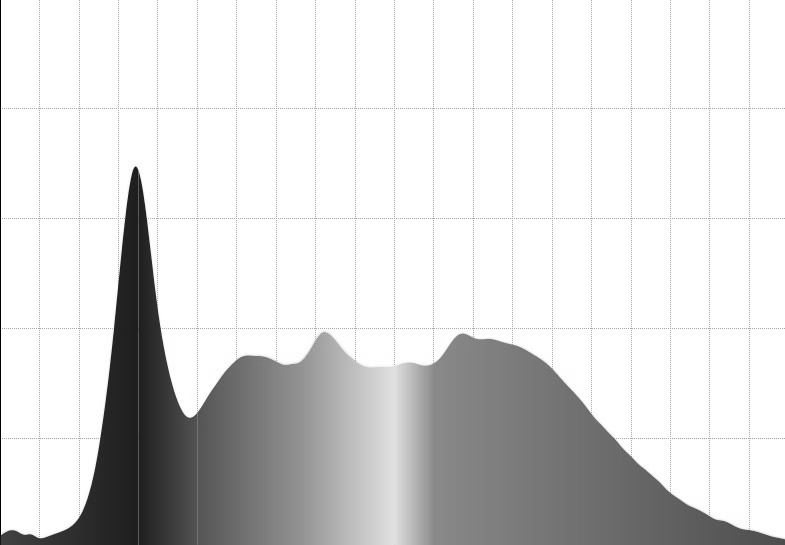
#> input picture Gri Resimler/5000.png, 785 x 545 px, found by its file name
$ python Resimkesmerbgbulma.py
#> lines starting #> are read from the running program, lines starting #| are printed output that depends on the picture
# -*- coding: utf-8 -*-
"""
Created on Sat Dec 10 17:08:41 2022

@author: rhaen
"""

import numpy as np
import sys
import os
import numpy as np
import pandas as pd
from PIL import Image
from pathlib import Path


im1 = Image.open("5000.png")
#> im1 is the input picture: PIL image 785x545 L; min 0, max 255, mean 218.6
img = np.array(im1)
im = im1.resize((499, 324))
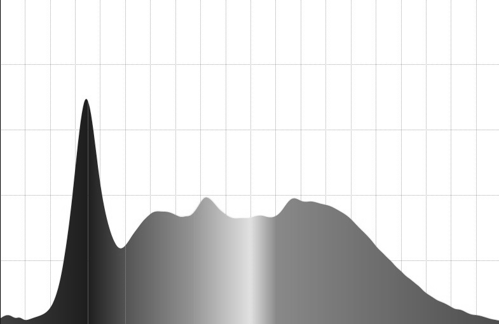
#> im: PIL image 499x324 L; min 17, max 255, mean 218.6

y=0
x=0
h=75
w=75

image_list = []

#while(x != im.size[0]):
#for x in range(0,im.size[0]):
while(x <= im.size[0]):
    y = 0
    while(y <=im.size[1]):
        #ymin, xmin, ymax, xmax
        l = (x) # ymin
        r = (x + w) # ymin + w
        t = (y) # xmin
        b = (y + h) # xmin + h


        #cropping
        img = im.crop((l,t,r,b))
        im1 = np.array(img)
        image_list.append(im1)

        #cropping save
        filename = 'savedImage' + str(x) +'_'+ str(y) + '.png'
        img.save("out_5000/" + filename)

        y += 83
        # height + kaydırma oranı
        print(y)
    x += 85
#> this loop made 6 passes
#> pass 1, `img.save("out_5000/" + filename)`:
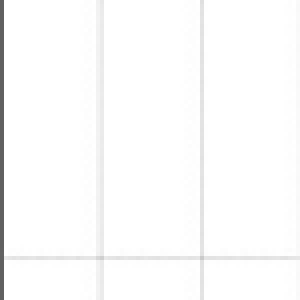
#> saved as savedImage0_0.png: PIL image 75x75 L (shown 4 times larger); min 96, max 255, mean 251.4
#> pass 1, `img.save("out_5000/" + filename)`:
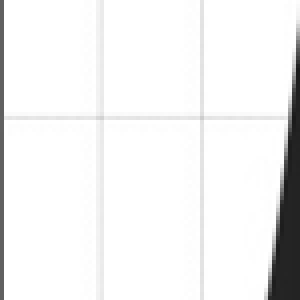
#> saved as savedImage0_166.png: PIL image 75x75 L (shown 4 times larger); min 26, max 255, mean 240.8
#> pass 1, `img.save("out_5000/" + filename)`:
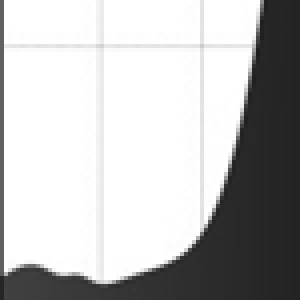
#> saved as savedImage0_249.png: PIL image 75x75 L (shown 4 times larger); min 30, max 255, mean 188.1
#> after the loop:
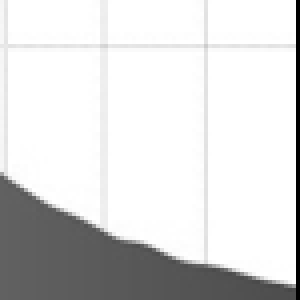
#> img: PIL image 75x75 L (shown 4 times larger); min 0, max 255, mean 218.2
#> after the loop, image_list = 24 items; x = 510
    # width + kaydırma oranı

#crop_image = image[x:w, y:h]
rgb_deger = []
#r_deger = []
#g_deger = []
#b_deger = []

for i in range(len(image_list)):
    ch1 = 0
    ch2 = 0
    ch3 = 0
    for y in range(len(image_list[0])):
#> (the run stopped early here; a loop or call above may not have finished)

$ run again, with Gri Resimler/3500.png copied over Gri Resimler/5000.png
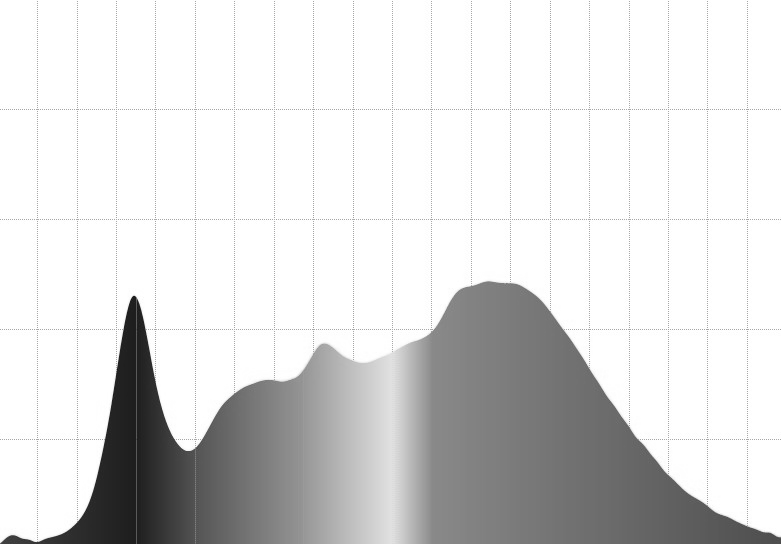
#> input picture Gri Resimler/3500.png, 781 x 544 px, found by its file name
#> im1 is the input picture: PIL image 781x544 L; min 23, max 255, mean 220
#> `im = im1.resize((499, 324))`:
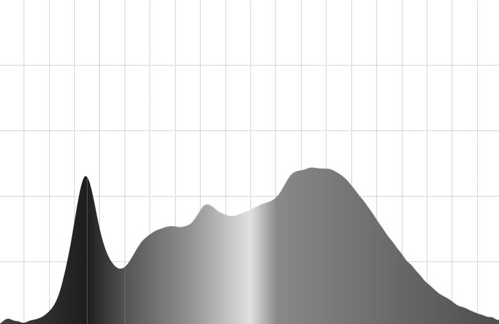
#> im: PIL image 499x324 L; min 15, max 255, mean 219.9
#> after the loop `while(x <= im.size[0]):`:
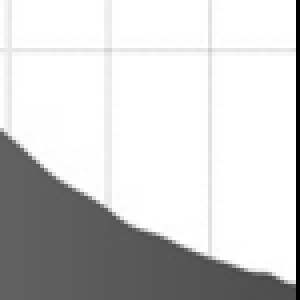
#> img: PIL image 75x75 L (shown 4 times larger); min 0, max 255, mean 208.3
#> after the loop `while(x <= im.size[0]):`: image_list = 24 items; x = 510
